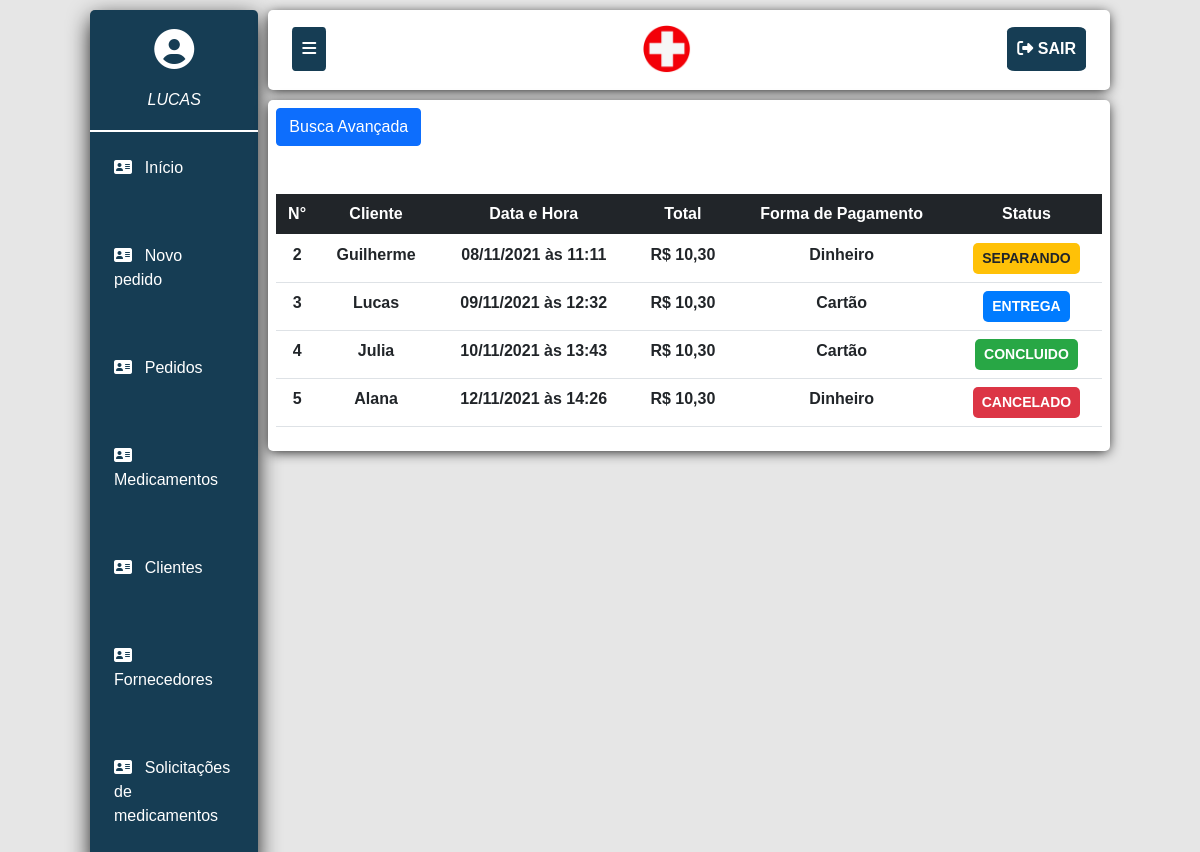
Page /pedidos-list.php (signed in) on the earlier database version.
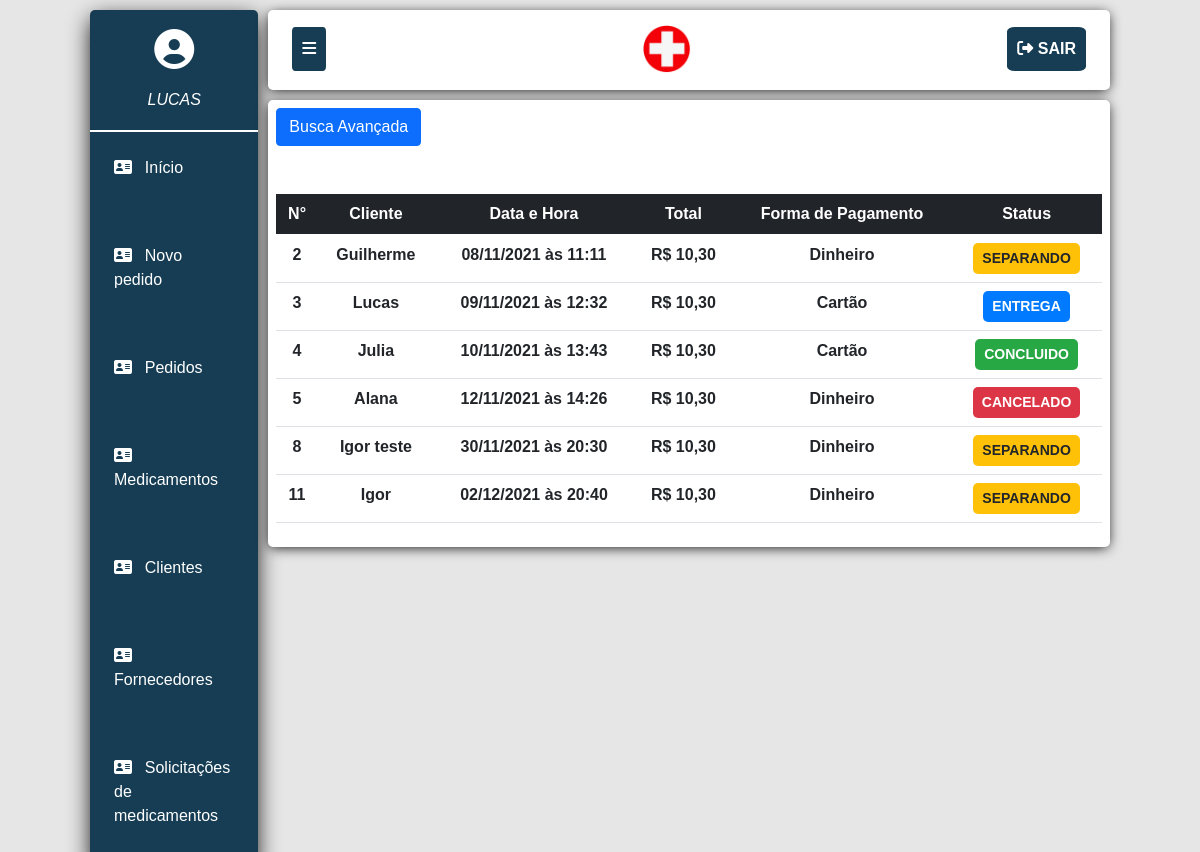
Same page on the later database version.
### tables this page shows
CREATE TABLE `pedidos` (
  `idPedido` int(11) NOT NULL,
  `idCliente` varchar(100) NOT NULL,
  `dataAtual` int(11) NOT NULL,
  `total` varchar(11) NOT NULL,
  `formaDePagamento` varchar(11) NOT NULL,
  `taxa` varchar(11) NOT NULL,
  `troco` varchar(11) NOT NULL,
  `status` varchar(11) NOT NULL
);

CREATE TABLE `cliente` (
  `idCliente` int(11) NOT NULL,
  `nome` varchar(100) NOT NULL,
  `endereco` varchar(200) NOT NULL,
  `complemento` varchar(200) NOT NULL,
  `email` varchar(255) NOT NULL,
  `telefone` varchar(13) NOT NULL,
  `cpf` varchar(20) NOT NULL,
  `dataRegistro` varchar(10) NOT NULL
);

### pedidos-list.php (the view, shortened to what this page needs)
<?php
include('includes/dashboard.php');
if(isset($_POST['actionBA'])){
	if(empty($_POST['dataInicioBA'])){$dataInicioBA = "";}
	else{
		$dataInicioBA = strtotime(date($_POST['dataInicioBA'].' 00:00:00'));
		$dataInicioBA = " AND dataAtual > ".$dataInicioBA;
	}
	if(empty($_POST['dataFimBA'])){$dataFimBA = "";}
	else{
		$dataFimBA = strtotime(date($_POST['dataFimBA'].' 23:59:59'));
		$dataFimBA = " AND dataAtual < ".$dataFimBA;
	}
	if(empty($_POST['formaDePagamento'])){
		$formaDePagamento="";
	}else{
		$formaDePagamento = " AND formaDePagamento = '".$_POST['formaDePagamento']."'";
	}
	if(empty($_POST['numeroPedidoBA'])){$numeroBA = "";}else{$numeroBA = "AND idPedido = '".$_POST['numeroPedidoBA']."'";}
}else{
	$numeroBA="";$dataInicioBA="";$dataFimBA="";$formaDePagamento="";
}
$queryPedido = "SELECT * FROM pedidos WHERE idPedido != '' ".$numeroBA.$dataInicioBA.$dataFimBA.$formaDePagamento." ORDER BY idPedido";
?>
<link rel="stylesheet" type="text/css" href="https://cdn.datatables.net/1.10.25/css/jquery.dataTables.min.css">
<section class="conteudoPedidos">
	<button class="btn btn-primary" type="button" data-bs-toggle="collapse" data-bs-target="#buscaAvancada" aria-expanded="false" aria-controls="collapseExample">
		Busca Avançada
	</button><br><br>
	<br>
	<table class="table display" id="tabelaPedidos" style="width: 100%;">
	  <thead class="table-dark">
	      <tr>
		      <th scope="col" class="text-center">N°</th>
		      <th scope="col" class="text-center">Cliente</th>
		      <th scope="col" class="text-center">Data e Hora</th>
		      <th scope="col" class="text-center">Total</th>
		      <th scope="col" class="text-center">Forma de Pagamento</th>
		      <th scope="col" class="text-center">Status</th>
	    </tr>
	  </thead>
	  <tbody>
	 		<?php
				$eQueryPedido = mysqli_query($conexao, $queryPedido);
				while ($resultPedido = mysqli_fetch_array($eQueryPedido)){
					$queryNomeCliente = mysqli_query($conexao, "SELECT nome FROM cliente WHERE idCliente = '".$resultPedido['idCliente']."'");
					$resultNomeCliente = mysqli_fetch_array($queryNomeCliente);
					$dataAtual = $resultPedido['dataAtual'];
					$total = $resultPedido['total'];
					$total = number_format($total, 2, ',', ' ');
	  		?>
			  	<tr>
					<th class="text-center thlink" onClick="thlink(<?= $resultPedido['idPedido'] ?>)"><?= $resultPedido['idPedido'] ?></th>
					<th class="text-center thlink" onClick="thlink(<?= $resultPedido['idPedido'] ?>)"><?= empty($resultNomeCliente['nome']) ? $resultPedido['idCliente'] : $resultNomeCliente['nome'] ?></th>
					<th class="text-center thlink" onClick="thlink(<?= $resultPedido['idPedido'] ?>)"><?= date('d/m/Y \à\s H:i', $dataAtual) ?></th>
					<th class="text-center thlink" onClick="thlink(<?= $resultPedido['idPedido'] ?>)">R$ <?= $total ?></th>
					<th class="text-center thlink" onClick="thlink(<?= $resultPedido['idPedido'] ?>)"><?= $resultPedido['formaDePagamento'] ?></th>
					<th class="text-center">
						<button id="status-<?= $resultPedido['idPedido'] ?>" onclick="atualizaStatus(<?= $resultPedido['idPedido'] ?>, '<?= $resultPedido['status'] ?>')" class="btn btn-sm status-<?= $resultPedido['status'] ?>"><?= $resultPedido['status'] ?></button>
					</th>
				</tr>
			<?php } ?>
	  </tbody>
	</table>
</section>
<?php include('includes/footer.php'); ?>

### includes/dashboard.php (shortened to what this page needs)
<!DOCTYPE html>
<html lang="pt-br">
<head>
    <link rel="stylesheet" type="text/css" href="css/bootstrap.min.css">
    <link rel="stylesheet" type="text/css" href="css/estilo.css">
    <link rel="stylesheet" type="text/css" href="snackbar/snackbar.min.css">
</head>
<body>
    <div class="app">
        <div class="menu-canto">
            <div class="profile">
                <span><i class="fas fa-user-circle"></i></span>
                <i style="text-transform: uppercase;"><?php echo $_SESSION['usuario'];?></i>
            </div>
            <?php
                echo "<a href='home.php'><p><i class='fas fa-address-card'></i>Início</p></a>";
                if ($_SESSION['cargo'] == "atendente" || $_SESSION['cargo'] == "adm") {
                   echo "<a href='busca.php'><p><i class='fas fa-address-card'></i>Novo pedido</p></a>";
                }
                if ($_SESSION['cargo'] == "atendente" || $_SESSION['cargo'] == "adm") {
                   echo "<a href='pedidos-list.php'><p><i class='fas fa-address-card'></i>Pedidos</p></a>";
                }
                if ($_SESSION['cargo'] == "atendente" || $_SESSION['cargo'] == "adm" || $_SESSION['cargo'] == "estoquista") {
                   echo "<a href='medicamentos.php'><p><i class='fas fa-address-card'></i>Medicamentos</p></a>";
                }
                if ($_SESSION['cargo'] == "atendente" || $_SESSION['cargo'] == "adm"){
                    echo "<a href='clientes.php'><p><i class='fas fa-address-card'></i>Clientes</p></a>";
                }
                if ($_SESSION['cargo'] == "adm" || $_SESSION['cargo'] == "estoquista") {
                    echo "<a href='fornecedores.php'><p><i class='fas fa-address-card'></i>Fornecedores</p></a>";
                }
                if ($_SESSION['cargo'] == "adm" || $_SESSION['cargo'] == "estoquista") {
                    echo "<a href='solicitaoMedicamentos.php'><p><i class='fas fa-address-card'></i>Solicitações de medicamentos</p></a>";
                }
            ?>
        </div>
        <div class="inferior">
            <div class="header">
                <div>
                    <p class="hamburguer"><i class="fas fa-bars"></i></p>
                </div>
                <img src="images/logo.png" style="max-width: 3rem;">
                <a href="logout.php"><p><i class="fas fa-sign-out-alt"></i></i> SAIR</p></a>
            </div>
            <div class="conteudo">

### includes/footer.php (shortened to what this page needs)
</div>
        </div>
    </div>
</body>
</html>

### css/estilo.css (style rules this page uses)
* { box-sizing: border-box; margin: 0; padding: 0; }
body { margin: 0 7.5% !important; font-family: 'Raleway', sans-serif; background-color: rgb(230,230,230); }
.app { display: flex; }
.menu-canto { background-color: rgb(22, 61, 84); width: 20%; display: flex; flex-direction: column; border-radius: 5px; margin-top: 10px; margin-right: 10px; box-shadow: 0 7px 23px -2px #000000; }
.menu-canto .profile { padding: 10px; display: flex; flex-direction: column; align-items: center; color: #fff; border-bottom: 2px solid #fff; }
.menu-canto .profile i { margin: 0.5rem 0; }
.menu-canto .profile span { font-size: 2.5rem; }
.menu-canto p { text-decoration: none; color: #fff; padding: 1.5rem; }
.menu-canto i { margin-right: 0.8rem; }
.menu-canto a { text-decoration: none; }
.inferior { width: 100%; }
.header { border-bottom: 2px solid #fff; height: 10vh; display: flex; align-items: center; justify-content: space-between; background-color: #fff; margin-top: 10px; border-radius: 5px; box-shadow: 0 2px 13px -2px #000000; }
.header p { margin: 0 1.5rem; font-weight: bold; }
.header a { text-decoration: none; }
.header p { background-color: rgb(22, 61, 84); padding: 10px; border-radius: 10%; cursor: pointer; color: #fff; }
.conteudo { background-color: #fff; width: 100%; margin-top: 10px; border-radius: 5px; box-shadow: 0 2px 13px -2px #000000; }

### pedidos-list.php (style rules this page uses)
.conteudoPedidos { padding: 0.5rem; }
.status-separando { background-color: #ffc107; text-transform: uppercase; font-weight: bold; border-radius: 5px; }
.status-concluido { background-color: #28a745; color: #fff; text-transform: uppercase; font-weight: bold; border-radius: 5px; }
.status-cancelado { background-color: #dc3545; color: #fff; text-transform: uppercase; font-weight: bold; border-radius: 5px; }
.status-entrega { background-color: #007bff; color: #fff; text-transform: uppercase; font-weight: bold; border-radius: 5px; }
.thlink { cursor: pointer; }

Differences in the rows shown:
added pedidos: idPedido "8", idCliente "Igor teste", dataAtual "30/11/2021 às 20:30", total "10,30", formaDePagamento "Dinheiro", status "SEPARANDO"
added pedidos: idPedido "11", idCliente.nome "Igor", dataAtual "02/12/2021 às 20:40", total "10,30", formaDePagamento "Dinheiro", status "SEPARANDO"
